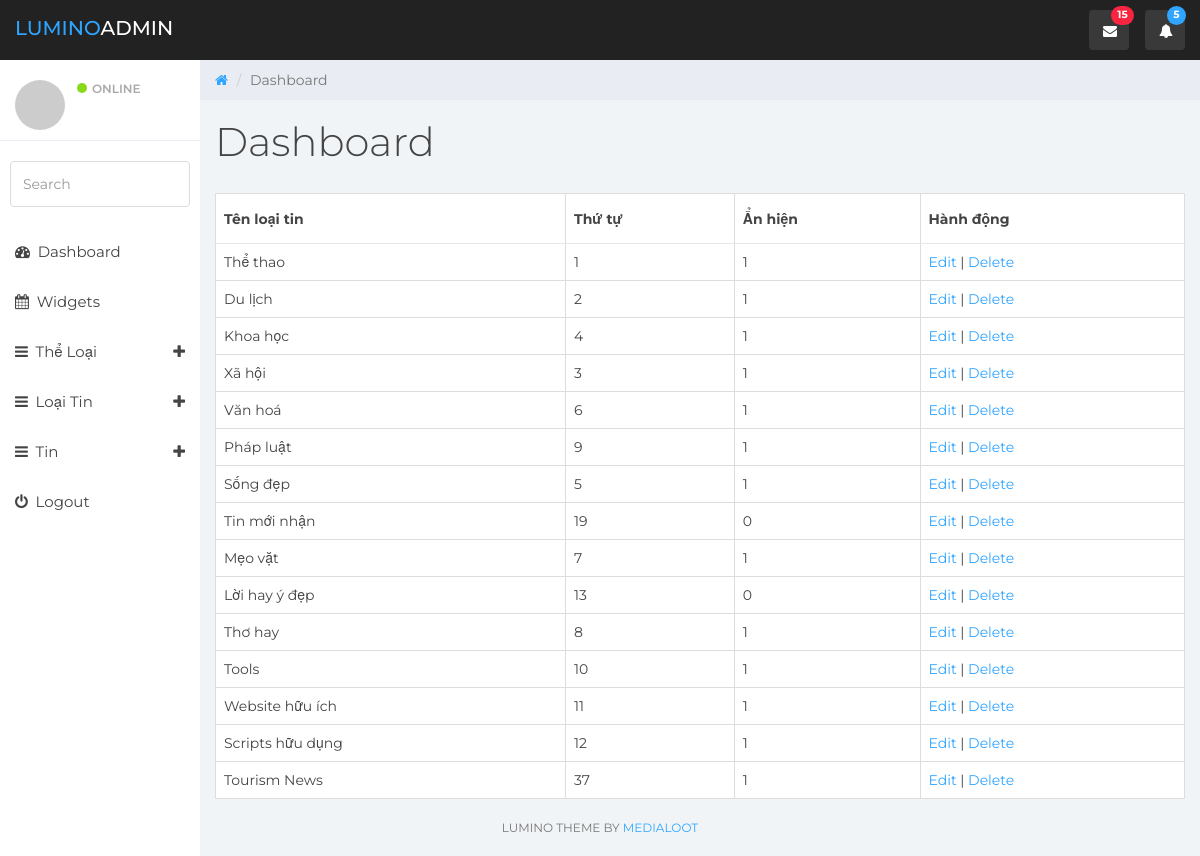
Page /Admin/list_loaitin.php on the committed database.
### tables this page shows
CREATE TABLE `loaitin` (
  `idLT` int(11) NOT NULL,
  `lang` char(2) NOT NULL DEFAULT 'vi',
  `Ten` varchar(100) NOT NULL DEFAULT '',
  `Ten_KhongDau` varchar(100) DEFAULT NULL,
  `ThuTu` tinyint(11) NOT NULL DEFAULT 0,
  `AnHien` tinyint(1) NOT NULL DEFAULT 1,
  `idTL` int(11) NOT NULL DEFAULT 1
);

### Admin/list_loaitin.php (the view)
<?php include "header.php"; ?>
	<div class="col-sm-9 col-sm-offset-3 col-lg-10 col-lg-offset-2 main">
		<div class="row">
			<ol class="breadcrumb">
				<li><a href="#">
					<em class="fa fa-home"></em>
				</a></li>
				<li class="active">Dashboard</li>
			</ol>
		</div>
		<div class="row">
			<div class="col-lg-12">
				<h1 class="page-header">Dashboard</h1>
			</div>
        </div>
            <div class="row">
                <div class="col-md-12">
                    <?php
                    $str = "select * from loaitin";
                    $result = mysqli_query($conn,$str);?>
                        <div class="card-body">
                            <div class="table-responsive">
                                <table class="table table-bordered" id="dataTable" width="100%" cellspacing="0">
                                    <thead>
                                        <tr>
                                        <th>Tên loại tin</th>
                                        <th>Thứ tự</th>
                                        <th>Ẩn hiện</th>
                                        <th>Hành động</th>
                                        </tr>
                                    </thead>
                    <?php while ($row = mysqli_fetch_assoc($result)){?>
                        <tr>
                            <td><?php echo $row['Ten']; ?></td>
                            <td><?php echo $row['ThuTu']; ?></td>
                            <td><?php echo $row['AnHien']; ?></td>
                            <td>
                                <a href="edit_loaitin.php?idLT= <?php echo $row['idLT']; ?>">Edit</a> | <a href="delete_loaitin.php?idLT= <?php echo $row['idLT']; ?>">Delete</a>
                            </td>
                        </tr>
                    <?php }
                    ?>
                                </table>
                            </div>
                        </div>
                </div>
            </div>
<?php include "footer.php"; ?>

### Admin/header.php (shortened to what this page needs)
<!DOCTYPE html>
<html>
<head>
	<link href="css/bootstrap.min.css" rel="stylesheet">
	<link href="css/font-awesome.min.css" rel="stylesheet">
	<link href="css/datepicker3.css" rel="stylesheet">
	<link href="css/styles.css" rel="stylesheet">
</head>
<body>
	<nav class="navbar navbar-custom navbar-fixed-top" role="navigation">
		<div class="container-fluid">
			<div class="navbar-header">
				<a class="navbar-brand" href="#"><span>Lumino</span>Admin</a>
				<ul class="nav navbar-top-links navbar-right">
					<li class="dropdown"><a class="dropdown-toggle count-info" data-toggle="dropdown" href="#">
						<em class="fa fa-envelope"></em><span class="label label-danger">15</span>
					</a>
					</li>
					<li class="dropdown"><a class="dropdown-toggle count-info" data-toggle="dropdown" href="#">
						<em class="fa fa-bell"></em><span class="label label-info">5</span>
					</a>
					</li>
				</ul>
			</div>
		</div>
	</nav>
	<div id="sidebar-collapse" class="col-sm-3 col-lg-2 sidebar">
		<div class="profile-sidebar">
			<div class="profile-userpic">
				<img src="http://placehold.it/50/30a5ff/fff" class="img-responsive" alt="">
			</div>
			<div class="profile-usertitle">
				<div class="profile-usertitle-status"><span class="indicator label-success"></span>Online</div>
			</div>
		</div>
		<form role="search">
			<div class="form-group">
				<input type="text" class="form-control" placeholder="Search">
			</div>
		</form>
		<ul class="nav menu">
			<li><a href="index.php"><em class="fa fa-dashboard">&nbsp;</em> Dashboard</a></li>
			<li><a href="widgets.php"><em class="fa fa-calendar">&nbsp;</em> Widgets</a></li>
			<li class="parent "><a data-toggle="collapse" href="#sub-item-1">
				<em class="fa fa-navicon">&nbsp;</em> Thể Loại <span data-toggle="collapse" href="#sub-item-1" class="icon pull-right"><em class="fa fa-plus"></em></span>
				</a>
			</li>
			<li class="parent "><a data-toggle="collapse" href="#sub-item-2">
				<em class="fa fa-navicon">&nbsp;</em> Loại Tin <span data-toggle="collapse" href="#sub-item-2" class="icon pull-right"><em class="fa fa-plus"></em></span>
				</a>
			</li>
			<li class="parent "><a data-toggle="collapse" href="#sub-item-3">
				<em class="fa fa-navicon">&nbsp;</em> Tin <span data-toggle="collapse" href="#sub-item-2" class="icon pull-right"><em class="fa fa-plus"></em></span>
				</a>
			</li>
			<li><a href="logout.php"><em class="fa fa-power-off">&nbsp;</em> Logout</a></li>
		</ul>
	</div>

### Admin/footer.php (shortened to what this page needs)
	</div>
	<div id="footer" class="col-sm-12">
		<p class="back-link">Lumino Theme by <a href="https://www.medialoot.com">Medialoot</a></p>
	</div>
</body>
</html>

### Admin/css/styles.css (style rules this page uses)
body { background: #f1f4f7; padding-top: 60px; font-size: 14px; color: #444444; font-family: "Montserrat", "Helvetica Neue", Helvetica, Arial, sans-serif; }
p { color: #777; }
a, a:hover, a:focus { color: #30a5ff; }
h1, h2, h3, h4, h5, h6 { color: #444444; }
h1 { font-weight: 300; font-size: 40px; }
input.form-control { border: 1px solid #ddd; box-shadow: none; height: 46px; }
.navbar-custom { background: #222; height: 60px; }
.navbar-header .navbar-brand { color: #fff; font-size: 20px; text-transform: uppercase; font-weight: 500; height: 60px; padding-top: 18px; }
.navbar-header .navbar-brand span { color: #30a5ff; }
.dropdown { background: rgba(255, 255, 255, 0.1); float: left; margin: 10px 8px; padding: 0px; border-radius: 4px; }
.dropdown a.dropdown-toggle { color: #fff; height: 40px; width: 40px; padding-top: 11px; padding-left: 9px; }
.dropdown .label { top: -4px; left: 22px; padding-top: 4px; padding-bottom: 4px; position: absolute; border-radius: 9999px; }
.navbar-top-links li:last-child { margin-right: 15px; }
.dropdown em { margin: 0 5px; }
.label-success { background-color: #8ad919; }
.label-info { background-color: #30a5ff; }
.label-danger { background-color: #f9243f; }
.navbar { border: 0; }
.sidebar { display: block; padding: 0; display: none; box-shadow: none; background: #fff; }
.sidebar ul { margin: 20px 0px; }
.sidebar form { padding: 10px 0 0 0; margin: 10px 10px 20px 10px; }
@media (min-width: 768px) { .sidebar { display: block; position: fixed; top: 60px; bottom: 0; left: 0; z-index: 1000; display: block; margin: 0; padding: 0; overflow-x: hidden; overflow-y: auto; } }
@media (min-width: 768px) { .navbar-header { width: 100%; } }
.sidebar ul.nav li a { height: 50px; font-size: 15px; line-height: 2em; color: #444444; }
.profile-sidebar { padding: 10px 0; border-bottom: 1px solid #e9ecf2; }
.indicator { width: 10px; height: 10px; display: inline-block; border-radius: 9999px; margin-right: 5px; }
.profile-userpic img { float: left; margin: 10px 0px 0px 15px; width: 50px; height: 50px; border-radius: 9999px !important; }
.profile-usertitle { float: left; text-align: left; margin: 10px 0 0 12px; }
.profile-usertitle-status { text-transform: uppercase; color: #AAA; font-size: 12px; font-weight: 600; margin-bottom: 15px; }
.breadcrumb { border-radius: 0; padding: 10px 15px 10px 15px; background: #e9ecf2; margin: 0; }
h1.page-header { margin-top: 20px; border-bottom: 0; }
.table { background: #fff; }
.table > thead > tr > th { border-bottom: 1px solid #e6e7e8; vertical-align: middle; height: 50px; }
p.back-link { text-align: center; margin-bottom: 20px; font-size: 12px; text-transform: uppercase; }

### rows in the picture
loaitin: Ten "Thể thao", ThuTu "1", AnHien "1"
loaitin: Ten "Du lịch", ThuTu "2", AnHien "1"
loaitin: Ten "Khoa học", ThuTu "4", AnHien "1"
loaitin: Ten "Xã hội", ThuTu "3", AnHien "1"
loaitin: Ten "Văn hoá", ThuTu "6", AnHien "1"
loaitin: Ten "Pháp luật", ThuTu "9", AnHien "1"
loaitin: Ten "Sống đẹp", ThuTu "5", AnHien "1"
loaitin: Ten "Tin mới nhận", ThuTu "19", AnHien "0"
loaitin: Ten "Mẹo vặt", ThuTu "7", AnHien "1"
loaitin: Ten "Lời hay ý đẹp", ThuTu "13", AnHien "0"
loaitin: Ten "Thơ hay", ThuTu "8", AnHien "1"
loaitin: Ten "Tools", ThuTu "10", AnHien "1"
loaitin: Ten "Website hữu ích", ThuTu "11", AnHien "1"
loaitin: Ten "Scripts hữu dụng", ThuTu "12", AnHien "1"
loaitin: Ten "Tourism News", ThuTu "37", AnHien "1"
